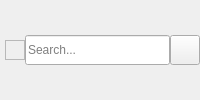
         <widget class="QFrame" name="search_horizontalFrame">
          <layout class="QHBoxLayout" name="search_horizontalLayout">
           <property name="spacing">
            <number>0</number>
           </property>
           <property name="leftMargin">
            <number>0</number>
           </property>
           <property name="topMargin">
            <number>0</number>
           </property>
           <property name="rightMargin">
            <number>0</number>
           </property>
           <property name="bottomMargin">
            <number>0</number>
           </property>
           <item>
            <spacer name="horizontalSpacer_4">
             <property name="orientation">
              <enum>Qt::Horizontal</enum>
             </property>
             <property name="sizeType">
              <enum>QSizePolicy::Fixed</enum>
             </property>
             <property name="sizeHint" stdset="0">
              <size>
               <width>5</width>
               <height>20</height>
              </size>
             </property>
            </spacer>
           </item>
           <item>
            <widget class="QFrame" name="search_frame">
             <property name="minimumSize">
              <size>
               <width>20</width>
               <height>20</height>
              </size>
             </property>
             <property name="maximumSize">
              <size>
               <width>20</width>
               <height>20</height>
              </size>
             </property>
             <property name="frameShape">
              <enum>QFrame::StyledPanel</enum>
             </property>
             <property name="frameShadow">
              <enum>QFrame::Raised</enum>
             </property>
            </widget>
           </item>
           <item>
            <widget class="QLineEdit" name="search_lineEdit">
             <property name="sizePolicy">
              <sizepolicy hsizetype="Minimum" vsizetype="Fixed">
               <horstretch>0</horstretch>
               <verstretch>0</verstretch>
              </sizepolicy>
             </property>
             <property name="minimumSize">
              <size>
               <width>0</width>
               <height>30</height>
              </size>
             </property>
             <property name="text">
              <string/>
             </property>
             <property name="placeholderText">
              <string>Search...</string>
             </property>
             <property name="clearButtonEnabled">
              <bool>true</bool>
             </property>
            </widget>
           </item>
           <item>
            <widget class="QPushButton" name="refresh_pushButton">
             <property name="minimumSize">
              <size>
               <width>30</width>
               <height>30</height>
              </size>
             </property>
             <property name="maximumSize">
              <size>
               <width>30</width>
               <height>30</height>
              </size>
             </property>
             <property name="text">
              <string/>
             </property>
            </widget>
           </item>
          </layout>
         </widget>
